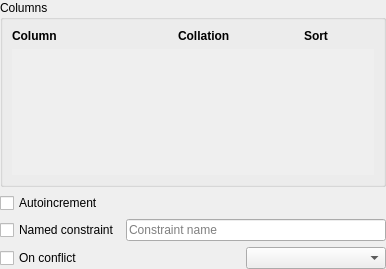
<?xml version="1.0" encoding="UTF-8"?>
<ui version="4.0">
 <class>TablePrimaryKeyAndUniquePanel</class>
 <widget class="QWidget" name="TablePrimaryKeyAndUniquePanel">
  <property name="geometry">
   <rect>
    <x>0</x>
    <y>0</y>
    <width>386</width>
    <height>269</height>
   </rect>
  </property>
  <property name="windowTitle">
   <string>PrimaryKeyOrUniquePanel</string>
  </property>
  <layout class="QVBoxLayout" name="verticalLayout">
   <property name="margin">
    <number>0</number>
   </property>
   <item>
    <widget class="QGroupBox" name="groupBox">
     <property name="title">
      <string>Columns</string>
     </property>
     <layout class="QVBoxLayout" name="verticalLayout_2">
      <item>
       <widget class="QWidget" name="columnsHeader" native="true">
        <layout class="QHBoxLayout" name="horizontalLayout_3">
         <property name="margin">
          <number>0</number>
         </property>
         <item>
          <widget class="QLabel" name="colHdrColumn">
           <property name="font">
            <font>
             <weight>75</weight>
             <bold>true</bold>
            </font>
           </property>
           <property name="text">
            <string>Column</string>
           </property>
          </widget>
         </item>
         <item>
          <widget class="QLabel" name="colHdrCollation">
           <property name="minimumSize">
            <size>
             <width>120</width>
             <height>0</height>
            </size>
           </property>
           <property name="maximumSize">
            <size>
             <width>120</width>
             <height>16777215</height>
            </size>
           </property>
           <property name="font">
            <font>
             <weight>75</weight>
             <bold>true</bold>
            </font>
           </property>
           <property name="text">
            <string>Collation</string>
           </property>
          </widget>
         </item>
         <item>
          <widget class="QLabel" name="colHdrSort">
           <property name="minimumSize">
            <size>
             <width>70</width>
             <height>0</height>
            </size>
           </property>
           <property name="maximumSize">
            <size>
             <width>70</width>
             <height>16777215</height>
            </size>
           </property>
           <property name="font">
            <font>
             <weight>75</weight>
             <bold>true</bold>
            </font>
           </property>
           <property name="text">
            <string>Sort</string>
           </property>
          </widget>
         </item>
        </layout>
       </widget>
      </item>
      <item>
       <widget class="QScrollArea" name="scrollArea">
        <property name="frameShape">
         <enum>QFrame::NoFrame</enum>
        </property>
        <property name="widgetResizable">
         <bool>true</bool>
        </property>
        <widget class="QWidget" name="scrollAreaWidgetContents">
         <property name="geometry">
          <rect>
           <x>0</x>
           <y>0</y>
           <width>372</width>
           <height>137</height>
          </rect>
         </property>
        </widget>
       </widget>
      </item>
     </layout>
    </widget>
   </item>
   <item>
    <widget class="QCheckBox" name="autoIncrCheckBox">
     <property name="toolTip">
      <string>Valid only for a single column with INTEGER data type</string>
     </property>
     <property name="text">
      <string>Autoincrement</string>
     </property>
    </widget>
   </item>
   <item>
    <widget class="QWidget" name="namedWidget" native="true">
     <layout class="QHBoxLayout" name="horizontalLayout">
      <property name="margin">
       <number>0</number>
      </property>
      <item>
       <widget class="QCheckBox" name="namedCheckBox">
        <property name="text">
         <string>Named constraint</string>
        </property>
       </widget>
      </item>
      <item>
       <widget class="QLineEdit" name="namedLineEdit">
        <property name="placeholderText">
         <string>Constraint name</string>
        </property>
       </widget>
      </item>
     </layout>
    </widget>
   </item>
   <item>
    <widget class="QWidget" name="conflictWidget" native="true">
     <layout class="QHBoxLayout" name="horizontalLayout_2">
      <property name="margin">
       <number>0</number>
      </property>
      <item>
       <widget class="QCheckBox" name="conflictCheckBox">
        <property name="text">
         <string>On conflict</string>
        </property>
       </widget>
      </item>
      <item>
       <widget class="QComboBox" name="conflictComboBox">
        <property name="maximumSize">
         <size>
          <width>140</width>
          <height>16777215</height>
         </size>
        </property>
       </widget>
      </item>
     </layout>
    </widget>
   </item>
  </layout>
 </widget>
 <resources/>
 <connections/>
</ui>
